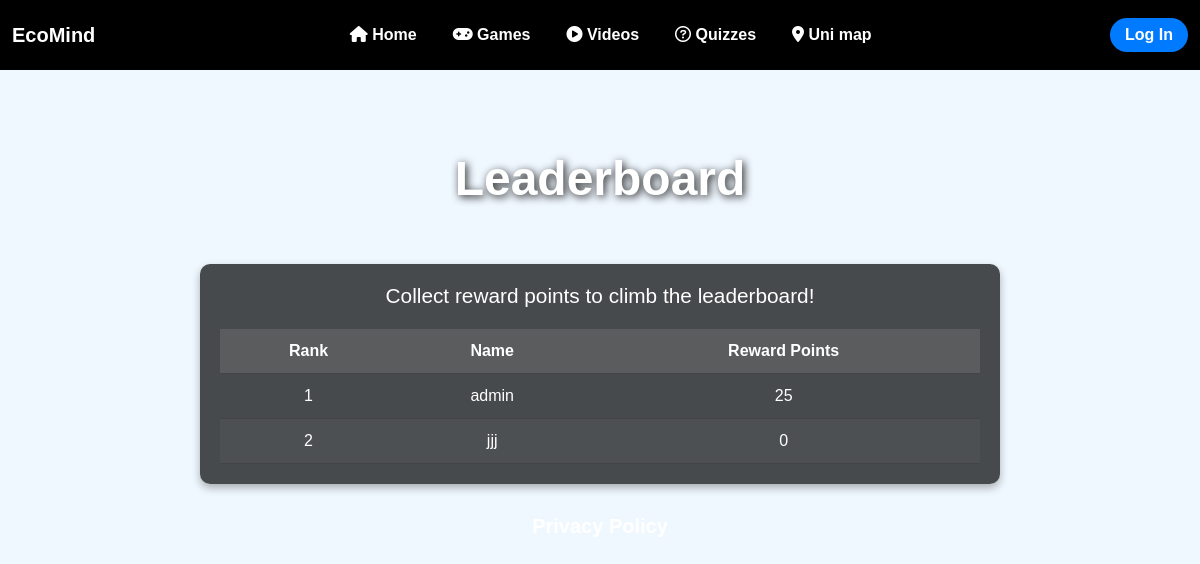
The page /leaderboard/ on the database as committed earlier.
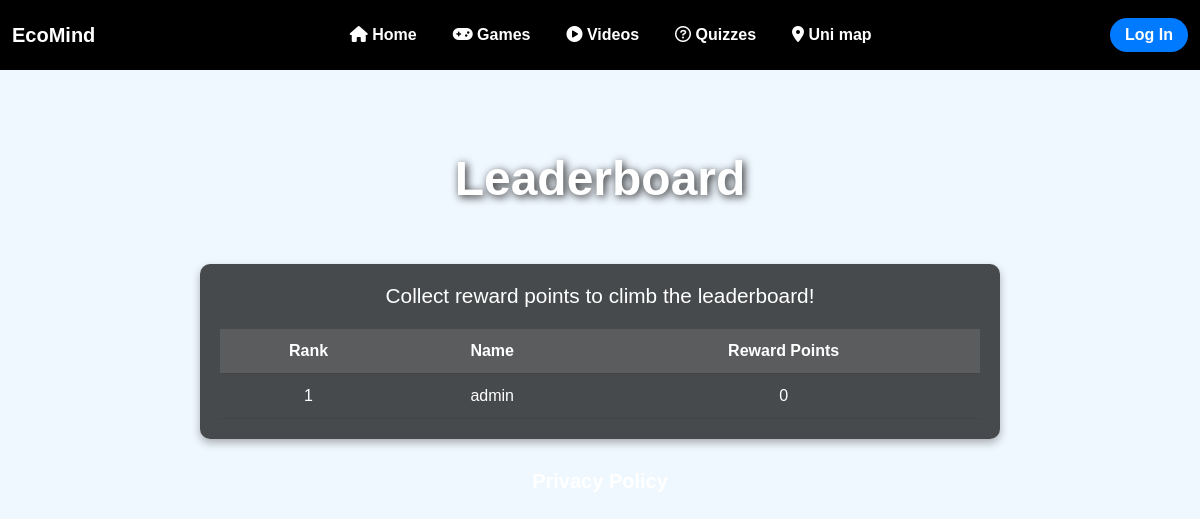
The same page on the database as committed later.
### core_app/models.py (models this page shows, shortened)
class UserAccount(AbstractUser):
    '''
    example of how to add additional attributes
    pts = models.PositiveIntegerField(default=0)
    '''
    reward_pts = models.PositiveIntegerField(default=0)
    account_type = models.CharField(
        max_length=10, choices=[(tag.value, tag.name) for tag in AccountType], default=AccountType.USER.value
    )

### core_app/views.py (the view)
# urls.py: path('leaderboard/', views.leaderboard_view, name='leaderboard'),
def leaderboard_view(request):
    leaderboard_data = UserAccount.objects.order_by('-reward_pts').values('username', 'reward_pts')[:10]
    return render(request, 'core_app/leaderboard.html', {'leaderboard_data': leaderboard_data})

### core_app/templates/core_app/leaderboard.html (shortened to what this page needs)
{% extends 'core_app/base.html' %}
{% load static %}
{% block body_content %}
{% include 'core_app/navbar.html' %}
<div class="main-banner">
    <p class="display-5 fw-bold" style="text-align: center;">Leaderboard</p>
</div>
<div class="leaderboard-container">
    <h2 class="leaderboard-title">Collect reward points to climb the leaderboard!</h2>
    <table class="leaderboard-table">
        <thead>
            <tr>
                <th scope="col">Rank</th>
                <th scope="col">Name</th>
                <th scope="col">Reward Points</th>
            </tr>
        </thead>
        <tbody>
            {% for user in leaderboard_data %}
                <tr>
                    <td>{{ forloop.counter }}</td>
                    <td>{{ user.username }}</td>
                    <td>{{ user.reward_pts }}</td>
                </tr>
            {% endfor %}
        </tbody>
    </table>
</div>
<p style="width: 100%;"><a href="{% url 'privacy_policy' %}" class="privacy-policy h5">Privacy Policy</a></p>
{% endblock %}

### core_app/templates/core_app/base.html (shortened to what this page needs)
<!DOCTYPE html>
<html lang="en">
<head>
    <link href="https://cdn.jsdelivr.net/npm/bootstrap@5.3.0/dist/css/bootstrap.min.css" rel="stylesheet">
    <link rel="stylesheet" href="https://cdnjs.cloudflare.com/ajax/libs/font-awesome/6.0.0-beta3/css/all.min.css">
    {% load static %}
    <link rel="stylesheet" href="{% static 'core_app/navbar.css' %}">
</head>
<body style="background-image: url('https://images.unsplash.com/reserve/bOvf94dPRxWu0u3QsPjF_tree.jpg?fm=jpg&q=60&w=3000&ixlib=rb-4.0.3&ixid=M3wxMjA3fDB8MHxzZWFyY2h8M3x8bmF0dXJhbHxlbnwwfHwwfHx8MA%3D%3D'); background-size: cover; background-position: center center">
    {% block body_content %}
    {% endblock %}
</body>
</html>

### core_app/templates/core_app/navbar.html (shortened to what this page needs)
<nav class="navbar navbar-custom navbar-expand-lg">
    <div class="container-fluid">
        <a class="navbar-brand fw-bold" href="{% url 'home' %}">EcoMind</a>
        <div class="collapse navbar-collapse" id="navbarNav">
            <ul class="navbar-nav mx-auto">
                {% if request.path != "/home/" %}
                    <li class="nav-item">
                        <a class="nav-link" href="{% url 'home' %}"><i class="fas fa-home"></i> Home</a>
                    </li>
                {% endif %}
                {% if request.path != "/games/" %}
                    <li class="nav-item">
                        <a class="nav-link" href="{% url 'games_page' %}"><i class="fa fa-gamepad"></i> Games</a>
                    </li>
                {% endif %}
                {% if request.path != "/videos/" %}
                    <li class="nav-item">
                        <a class="nav-link" href="{% url 'videos' %}"><i class="fas fa-play-circle"></i> Videos</a>
                    </li>
                {% endif %}
                <li class="nav-item">
                    <a class="nav-link" href="{% url 'quizzes:quiz' %}"><i class="far fa-question-circle"></i> Quizzes</a>
                </li>
                {% if request.path != "/maps/" %}
                    <li class="nav-item">
                        <a class="nav-link" href="{% url 'locations:user_map_view' %}"><i class="fas fa-map-marker-alt"></i> Uni map</a>
                    </li>
                {% endif %}
            </ul>
            {% if user.is_authenticated %}
                <a class="nav-item nav-link login-btn" href="{% url 'logout' %}">Logout</a>
            {% else %}
                <a class="nav-item nav-link login-btn" href="{% url 'login' %}">Log In</a>
            {% endif %}
        </div>
    </div>
</nav>

### core_app/static/core_app/navbar.css (style rules this page uses)
.login-btn { background-color: #007bff; color: white; border-radius: 20px; padding: 5px 15px; border: none; font-weight: bold; }
.navbar-brand, .navbar-text, .login-btn { color: white !important; }
.navbar-custom { background-color: #000; padding: 15px 0; opacity: 1; }
.navbar-nav .nav-item { margin: 0 10px; }
.navbar-nav .nav-link { color: white !important; font-size: 1rem; font-weight: bold; transition: color 0.3s ease-in-out; }

### core_app/templates/core_app/leaderboard.html (style rules this page uses)
body { background-color: #f0f8ff; font-family: 'Arial', sans-serif; margin: 0; padding: 0; }
.privacy-policy { color: #ffffff; font-weight: bold; text-align: center; display: block; margin-top: 30px; transition: color 0.2s ease-in-out; text-decoration: none; }
.main-banner { padding-top: 10vh; padding-bottom: 5vh; display: flex; align-items: center; justify-content: center; color: rgb(255, 255, 255); text-shadow: 2px 2px 8px rgba(0,0,0,0.9); flex-direction: column; }
.leaderboard-container { background-color: rgba(0, 0, 0, 0.7); border-radius: 10px; padding: 20px; width: 80%; max-width: 800px; margin: 0 auto; box-shadow: 0 4px 8px rgba(0, 0, 0, 0.3); text-align: center; }
.leaderboard-title { font-size: 1.3rem; color: #ffffff; margin-bottom: 20px; }
.leaderboard-table { width: 100%; border-collapse: collapse; margin-top: 20px; }
.leaderboard-table th, .leaderboard-table td { padding: 10px; text-align: center; border-bottom: 1px solid #444; color: rgb(255, 255, 255) }
.leaderboard-table th { background-color: rgba(255, 255, 255, 0.1); color: #ffffff; }

Rows that differ between the two databases and show on the page:
removed UserAccount: username "admin", reward_pts "25"
removed UserAccount: username "jjj", reward_pts "0"
added UserAccount: username "admin", reward_pts "0"
